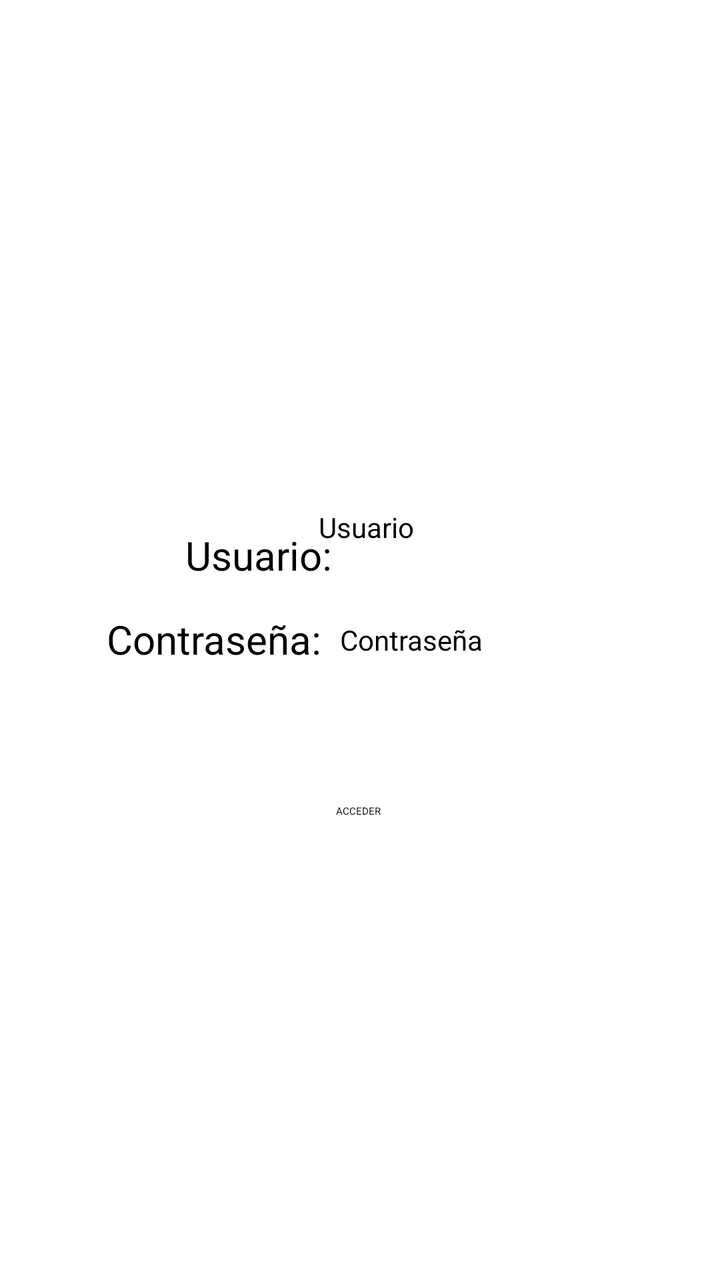
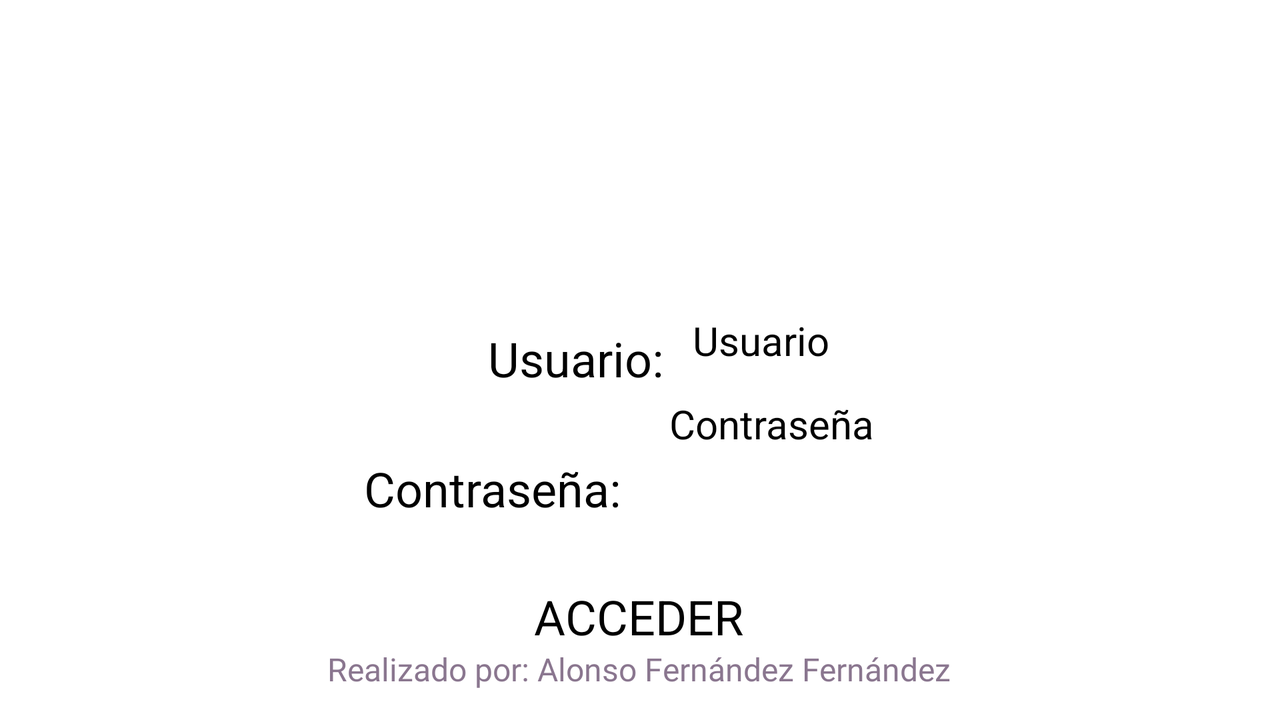

One screen, two layout resources from the same app: the default and the repository's alternative for another configuration. Each is rendered where Android would select it; the XML of both is given below.
<!-- AndroidManifest.xml: application theme Theme.MiPrimeraApp -->
<!-- res/layout/activity_main.xml -->
<?xml version="1.0" encoding="utf-8"?>
<androidx.constraintlayout.widget.ConstraintLayout xmlns:android="http://schemas.android.com/apk/res/android"
    xmlns:app="http://schemas.android.com/apk/res-auto"
    xmlns:tools="http://schemas.android.com/tools"
    android:id="@+id/main"
    android:layout_width="match_parent"
    android:layout_height="match_parent"
    tools:context=".MainActivity">

    <ImageView
        android:id="@+id/imageView"
        android:layout_width="220dp"
        android:layout_height="197dp"
        app:layout_constraintBottom_toBottomOf="parent"
        app:layout_constraintEnd_toEndOf="parent"
        app:layout_constraintHorizontal_bias="0.497"
        app:layout_constraintStart_toStartOf="parent"
        app:layout_constraintTop_toTopOf="parent"
        app:layout_constraintVertical_bias="0.114"
        app:srcCompat="@mipmap/starbucks" />

    <EditText
        android:id="@+id/username"
        android:layout_width="150dp"
        android:layout_height="41dp"
        android:ems="10"
        android:hint="Usuario"
        android:inputType="text"
        android:textSize="14sp"
        app:layout_constraintBottom_toBottomOf="parent"
        app:layout_constraintEnd_toEndOf="parent"
        app:layout_constraintHorizontal_bias="0.758"
        app:layout_constraintStart_toStartOf="parent"
        app:layout_constraintTop_toTopOf="parent"
        app:layout_constraintVertical_bias="0.424" />

    <TextView
        android:id="@+id/textView"
        android:layout_width="wrap_content"
        android:layout_height="wrap_content"
        android:layout_marginTop="40dp"
        android:text="Usuario:"
        android:textSize="20sp"
        app:layout_constraintBottom_toBottomOf="parent"
        app:layout_constraintEnd_toEndOf="parent"
        app:layout_constraintHorizontal_bias="0.323"
        app:layout_constraintStart_toStartOf="parent"
        app:layout_constraintTop_toTopOf="parent"
        app:layout_constraintVertical_bias="0.391" />

    <TextView
        android:id="@+id/textView2"
        android:layout_width="108dp"
        android:layout_height="30dp"
        android:layout_marginStart="78dp"
        android:layout_marginTop="24dp"
        android:layout_marginEnd="232dp"
        android:text="Contraseña:"
        android:textSize="20sp"
        app:layout_constraintBottom_toBottomOf="parent"
        app:layout_constraintEnd_toEndOf="parent"
        app:layout_constraintHorizontal_bias="0.428"
        app:layout_constraintStart_toStartOf="parent"
        app:layout_constraintTop_toTopOf="parent"
        app:layout_constraintVertical_bias="0.481" />

    <EditText
        android:id="@+id/password"
        android:layout_width="150dp"
        android:layout_height="wrap_content"
        android:layout_marginTop="12dp"
        android:ems="10"
        android:hint="Contraseña"
        android:inputType="text"
        android:textSize="14sp"
        app:layout_constraintBottom_toBottomOf="parent"
        app:layout_constraintEnd_toEndOf="parent"
        app:layout_constraintHorizontal_bias="0.179"
        app:layout_constraintStart_toEndOf="@+id/textView2"
        app:layout_constraintTop_toTopOf="parent"
        app:layout_constraintVertical_bias="0.49" />

    <TextView
        android:id="@+id/textView3"
        android:layout_width="387dp"
        android:layout_height="26dp"
        android:layout_marginStart="221dp"
        android:layout_marginTop="334dp"
        android:layout_marginEnd="139dp"
        android:layout_marginBottom="17dp"
        android:fontFamily="@font/roboto"
        android:text="Realizado por: Alonso Fernández Fernández"
        android:textAlignment="center"
        android:textColor="#8A768F"
        android:textSize="16sp"
        android:typeface="normal"
        app:layout_constraintBottom_toBottomOf="parent"
        app:layout_constraintEnd_toEndOf="parent"
        app:layout_constraintHorizontal_bias="0.61"
        app:layout_constraintStart_toStartOf="parent"
        app:layout_constraintTop_toBottomOf="@+id/password"
        app:layout_constraintVertical_bias="0.961" />

    <Button
        android:id="@+id/accessButton"
        android:layout_width="wrap_content"
        android:layout_height="wrap_content"
        android:backgroundTint="#8ACE00"
        android:text="ACCEDER"
        app:layout_constraintBottom_toBottomOf="parent"
        app:layout_constraintEnd_toEndOf="parent"
        app:layout_constraintHorizontal_bias="0.498"
        app:layout_constraintStart_toStartOf="parent"
        app:layout_constraintTop_toTopOf="parent"
        app:layout_constraintVertical_bias="0.635" />
</androidx.constraintlayout.widget.ConstraintLayout>
<!-- resources referenced by this layout -->
<resources>
  <!-- mipmap starbucks: webp bitmap (mipmap-hdpi, 21354 bytes) -->
  <!-- from res/values-v23/ -->
  <style name="Theme.MiPrimeraApp" parent="Base.Theme.MiPrimeraApp">
          
          <item name="android:navigationBarColor">@android:color/transparent</item>
          <item name="android:statusBarColor">@android:color/transparent</item>
          <item name="android:windowLightStatusBar">?attr/isLightTheme</item>
      </style>
</resources>
<!-- res/layout-w600dp-land/activity_main.xml (the repository's variant of the layout above) -->
<!-- drawn on the phone turned sideways -->
<?xml version="1.0" encoding="utf-8"?>
<androidx.constraintlayout.widget.ConstraintLayout xmlns:android="http://schemas.android.com/apk/res/android"
    xmlns:app="http://schemas.android.com/apk/res-auto"
    xmlns:tools="http://schemas.android.com/tools"
    android:id="@+id/main"
    android:layout_width="match_parent"
    android:layout_height="match_parent"
    tools:context=".MainActivity">

    <ImageView
        android:id="@+id/imageView"
        android:layout_width="154dp"
        android:layout_height="121dp"
        app:layout_constraintBottom_toBottomOf="parent"
        app:layout_constraintEnd_toEndOf="parent"
        app:layout_constraintHorizontal_bias="0.499"
        app:layout_constraintStart_toStartOf="parent"
        app:layout_constraintTop_toTopOf="parent"
        app:layout_constraintVertical_bias="0.055"
        app:srcCompat="@mipmap/starbucks" />

    <EditText
        android:id="@+id/username"
        android:layout_width="216dp"
        android:layout_height="55dp"
        android:layout_marginTop="16dp"
        android:layout_marginEnd="88dp"
        android:layout_marginBottom="30dp"
        android:ems="10"
        android:inputType="text"
        android:text="Usuario"
        android:textSize="20sp"
        app:layout_constraintBottom_toBottomOf="parent"
        app:layout_constraintEnd_toEndOf="parent"
        app:layout_constraintHorizontal_bias="0.514"
        app:layout_constraintStart_toEndOf="@+id/textView"
        app:layout_constraintTop_toBottomOf="@+id/imageView"
        app:layout_constraintVertical_bias="0.052" />

    <TextView
        android:id="@+id/textView"
        android:layout_width="113dp"
        android:layout_height="33dp"
        android:layout_marginStart="244dp"
        android:layout_marginTop="16dp"
        android:layout_marginBottom="48dp"
        android:text="Usuario:"
        android:textSize="24sp"
        app:layout_constraintBottom_toBottomOf="parent"
        app:layout_constraintStart_toStartOf="parent"
        app:layout_constraintTop_toBottomOf="@+id/imageView"
        app:layout_constraintVertical_bias="0.101" />

    <TextView
        android:id="@+id/textView2"
        android:layout_width="wrap_content"
        android:layout_height="wrap_content"
        android:layout_marginStart="78dp"
        android:layout_marginTop="24dp"
        android:layout_marginEnd="232dp"
        android:layout_marginBottom="39dp"
        android:text="Contraseña:"
        android:textSize="24sp"
        app:layout_constraintBottom_toBottomOf="parent"
        app:layout_constraintEnd_toEndOf="parent"
        app:layout_constraintHorizontal_bias="0.515"
        app:layout_constraintStart_toStartOf="parent"
        app:layout_constraintTop_toBottomOf="@+id/textView"
        app:layout_constraintVertical_bias="0.116" />

    <EditText
        android:id="@+id/password"
        android:layout_width="216dp"
        android:layout_height="55dp"
        android:layout_marginStart="17dp"
        android:layout_marginTop="12dp"
        android:layout_marginEnd="71dp"
        android:ems="10"
        android:inputType="text"
        android:text="Contraseña"
        android:textSize="20sp"
        app:layout_constraintBottom_toBottomOf="parent"
        app:layout_constraintEnd_toEndOf="parent"
        app:layout_constraintHorizontal_bias="0.285"
        app:layout_constraintStart_toEndOf="@+id/textView2"
        app:layout_constraintTop_toTopOf="parent"
        app:layout_constraintVertical_bias="0.636" />

    <TextView
        android:id="@+id/textView3"
        android:layout_width="354dp"
        android:layout_height="22dp"
        android:fontFamily="@font/roboto"
        android:text="Realizado por: Alonso Fernández Fernández"
        android:textAlignment="center"
        android:textColor="#8A768F"
        android:textSize="16sp"
        android:typeface="normal"
        app:layout_constraintBottom_toBottomOf="parent"
        app:layout_constraintEnd_toEndOf="parent"
        app:layout_constraintHorizontal_bias="0.498"
        app:layout_constraintStart_toStartOf="parent"
        app:layout_constraintTop_toTopOf="parent"
        app:layout_constraintVertical_bias="0.958" />

    <Button
        android:id="@+id/accessButton"
        android:layout_width="wrap_content"
        android:layout_height="wrap_content"
        android:text="ACCEDER"
        android:textSize="24sp"
        app:layout_constraintBottom_toBottomOf="parent"
        app:layout_constraintEnd_toEndOf="parent"
        app:layout_constraintHorizontal_bias="0.499"
        app:layout_constraintStart_toStartOf="parent"
        app:layout_constraintTop_toTopOf="parent"
        app:layout_constraintVertical_bias="0.891" />
</androidx.constraintlayout.widget.ConstraintLayout>
